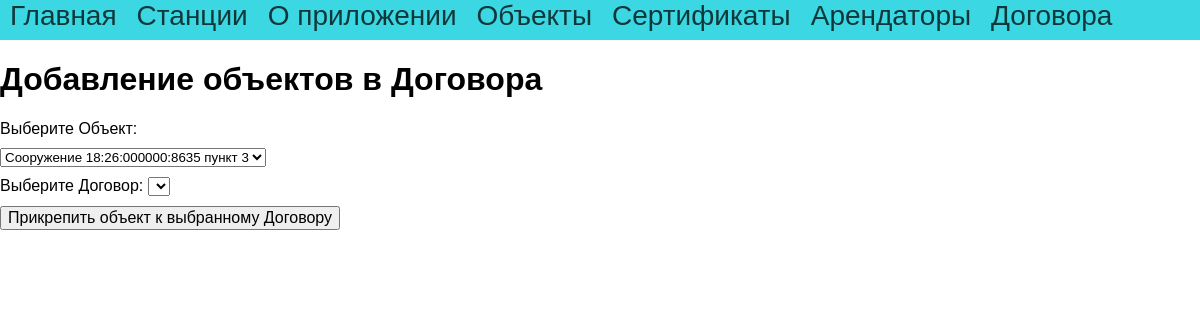
Screenshot of /rentObject with the database file from the repository.
### tables this page shows
CREATE TABLE mainmenu (
id integer PRIMARY KEY AUTOINCREMENT, 
title text NOT NULL, 
url text NOT NULL
);

### app.py (the view)
@app.route("/rentObject", methods=["POST", "GET"])
def rentObject():
    db = get_db()
    dbase = FDataBase(db)
    if request.method == "POST":
        res = dbase.rentalObjects(request.form['rent'], request.form['object'])
        if not res:
            flash('Ошибка добавления Объекта', category='error')
        else:
            flash('Объект успешно добавлен в Договор', category='success')
    return render_template('rentObject.html', menu=dbase.getMenu(),  propertyObjects=dbase.getObjectAnonce(), rent=dbase.getRentAnonce(),
                           rentalObjects=dbase.getRentalObjectsAnonce(), title="Добавление объектов в Договора")

### FDataBase.py (called while the page is built)
    def getMenu(self):
        sql = '''SELECT * FROM mainmenu'''
        try:
            self.__cur.execute(sql)
            res = self.__cur.fetchall()
            if res: return res
        except:
            print("Ошибка чтения из БД")
        return []

    def getObjectAnonce(self):
        try:
            self.__cur.execute(f"SELECT ObjectId, ObjectName FROM propertyObjects ORDER BY ObjectId")
            res = self.__cur.fetchall()
            if res: return res
        except sqlite3.Error as e:
            print("Ошибка получения станции из БД"+str(e))
        return[]

    def getRentAnonce(self):
        try:
            self.__cur.execute(f"SELECT RentId, ContractNumber, RentPricePM, TenantId FROM rent ORDER BY RentId")
            res = self.__cur.fetchall()
            if res: return res
        except sqlite3.Error as e:
            print("Ошибка получения договоров из БД"+str(e))
        return[]

    def getRentalObjectsAnonce(self):
        try:
            self.__cur.execute(f"SELECT RentId, ObjectId FROM rentalObjects ORDER BY RentId")
            res = self.__cur.fetchall()
            if res: return res
        except sqlite3.Error as e:
            print("Ошибка получения Договоров из БД"+str(e))
        return[]

### app.py (called while the page is built)
def connect_db():
    conn = sqlite3.connect(app.config['DATABASE'])
    conn.row_factory = sqlite3.Row
    return conn

def get_db():
    if not hasattr(g, 'link_db'):
        g.link_db = connect_db()
    return g.link_db

### templates/rentObject.html (shortened to what this page needs)
{% extends 'base.html' %}
{% block content %}
{{ super() }}
<form action="" method="post" class="form-contact">
    <p><label>Выберите Объект:</label>
            <select name="object">
                {% for o in propertyObjects %}
                    <option value={{o.ObjectId}}>{{ o.ObjectName }}</option>
                {% endfor %}
            </select>
            <p><label>Выберите Договор:</label>
                <select name="rent"/>
    <p><input type="submit" value="Прикрепить объект к выбранному Договору"/>
    </form>
{% endblock %}

### templates/base.html (shortened to what this page needs)
<!DOCTYPE html>
<html>
<head>
<link type="text/css" href="{{ url_for('static', filename='css/styles.css')}}" rel="stylesheet"/>
</head>
<body>
{% block content -%}
        {% block mainmenu -%}
<ul class="mainmenu">
        {% for m in menu -%}
<li><a href="{{m.url}}">{{m.title}}</a></li>
        {% endfor -%}
</ul>
        {% endblock mainmenu -%}
        {% if title -%}
<h1>{{title}}</h1>
        {% else -%}
<h1>Ижпромтранс18</h1>
        {% endif -%}
{% endblock -%}
</body>
</html>

### static/css/styles.css (style rules this page uses)
html, body { font-family: Arial, Helvetica, sans-serif; margin: auto; padding: 0; height: 100%; width: 100%; }
a { color: rgb(0, 202, 202); text-decoration: none; margin: auto; }
ul.mainmenu { list-style: none; background: #3bd7e2; height: 40px; margin: auto; padding: 0; color: rgba(0, 0, 0, 0.74); font-size: 20px; overflow: hidden; }
ul.mainmenu li { float: left; margin: 18px, 40px, 0 50px; }
ul.mainmenu li a { color: rgba(0, 0, 0, 0.74); text-decoration: none; font-size: 28px; margin: 10px; }
.form-contact label { display: inline-block; min-width: 80px; }
.form-contact p { margin: 10px 0 10px 0; }
.form-contact input[type=submit], textarea { font-size: 16px; }

### rows the page displays
mainmenu: title "Главная"
mainmenu: title "Станции"
mainmenu: title "О приложении"
mainmenu: title "Объекты"
mainmenu: title "Сертификаты"
mainmenu: title "Арендаторы"
mainmenu: title "Договора"

### other values shown
{{ title }} "Добавление объектов в Договора"
form field object "Сооружение 18:26:000000:8635 пункт 3"
